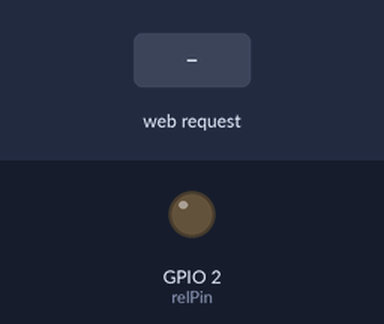
Bench run of a sketch on a simulated ESP8266 (NodeMCU). On the bench: output pins drawn as LEDs (lit = HIGH). Inputs (shaded band) come from the test bench. WiFi joins after 1.5 s; servers stay silent unless stated; what the sketch prints to the serial monitor is not drawn.

Above: at 2.7 s.
2.8 s: HTTP request GET /AC=ON received
At 4.0 s:
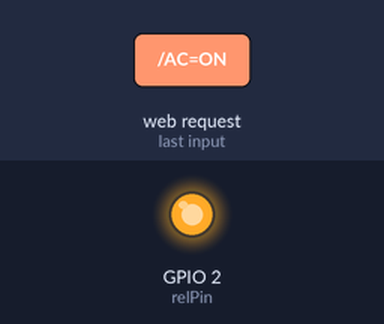
4.3 s: HTTP request GET /AC=OFF received
At 5.2 s:
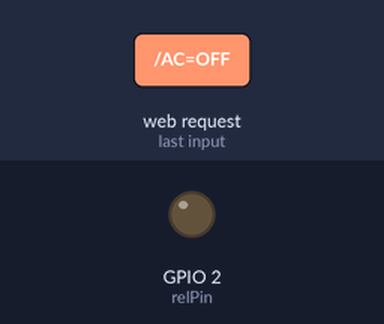
Timing chart, 0 to 7.3 s (numbered marks = the images above; inputs shaded):
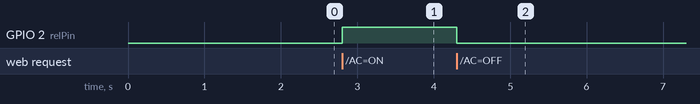

The sketch:

smartAC_Local_ESP8266_V1.ino
```cpp
//Code for ESP8266(NodeMCU V3) Board

#include <ESP8266WiFi.h>

#define relay_on HIGH
#define relay_off LOW

const char* ssid = "YourWiFiSSID";//type your ssid (nama WiFi)
const char* password = "YourWiFiPassword";//type your password (password WiFi)

IPAddress staticIP(192, 168, 8, 11); // IP Addres stasit untuk arduino (sesuaikan dengan gateway)
IPAddress gateway(192, 168, 8, 1); // Gateway atau IP Router
IPAddress subnet(255, 255, 255, 0);

int relPin = 2; //D4
WiFiServer server(80);

unsigned long currentTime = millis();
unsigned long previousTime = 0;
const long timeoutTime = 1000;

void setup() {
    Serial.begin(9600);
    delay(10);

    pinMode(relPin, OUTPUT);
    digitalWrite(relPin, relay_off);

    Serial.println();
    Serial.print("Connecting to ");
    Serial.println(ssid);
    WiFi.mode(WIFI_STA);
    WiFi.setSleepMode(WIFI_NONE_SLEEP);
    WiFi.config(staticIP, subnet, gateway);
    WiFi.begin(ssid, password);
    while (WiFi.status() != WL_CONNECTED) {
        delay(500);
        Serial.print(".");
    }
    Serial.println("");
    Serial.println("WiFi terhubung");

    server.begin();
    Serial.println("Server started...");
    Serial.print("Gunakan URL berikut untuk membuka panel : ");
    Serial.print("http://");
    Serial.print(WiFi.localIP());
    Serial.println("/");
}

void loop() {
    WiFiClient client = server.available();
    if (!client) {
        return;
    }
    Serial.println("new client");

    currentTime = millis();
    previousTime = currentTime;
    while (!client.available()) {
        currentTime = millis();
        delay(10);
        if (currentTime - previousTime >= timeoutTime) {
            Serial.println("Timeout");
            return;
        }
    }

    String request = client.readStringUntil('\r');
    Serial.println(request);
    client.flush();

    String sts = "mati";
    if (request.indexOf("/AC=ON") != -1) {
        digitalWrite(relPin, relay_on);
        sts = "nyala";
    }
    if (request.indexOf("/AC=OFF") != -1) {
        digitalWrite(relPin, relay_off);
        sts = "mati";
    }

    client.println("HTTP/1.1 200 OK");
    client.println("Content-Type: text/html");
    client.println(""); // Jangan lupakan yang satu ini
    client.println("<!DOCTYPE HTML>");
    client.println("<html>");
    client.println("<head>");
    client.println("<meta charset=\"utf-8\">");
    client.println("<meta name=\"viewport\" content=\"width=device-width, initial-scale=1\">");
    client.println("<link href=\"https://maxcdn.bootstrapcdn.com/bootstrap/4.5.2/css/bootstrap.min.css\" rel=\"stylesheet\">");
    client.println("<title>Control AC</title>");
    client.println("</head>");
    client.println("<body class=\"container mt-4\">");

    client.println("<h1 class=\"text-center\">Control AC</h1>");
    client.print("<p class=\"lead text-center\">Status AC: ");
    if (sts == "nyala") {
        client.print("<span class=\"text-success\">Nyala</span>");
    } else {
        client.print("<span class=\"text-danger\">Mati</span>");
    }
    client.println("</p>");

    client.println("<div class=\"text-center\">");
    if (sts == "nyala") {
        // Jika AC nyala, tombol akan berwarna hijau dan berfungsi untuk mematikan
        client.println("<a href=\"/AC=OFF\" class=\"btn btn-danger\">Matikan AC</a>");
    } else {
        // Jika AC mati, tombol akan berwarna merah dan berfungsi untuk menyalakan
        client.println("<a href=\"/AC=ON\" class=\"btn btn-success\">Nyalakan AC</a>");
    }
    client.println("</div>");

    client.println("</body>");
    client.println("</html>");

    delay(1);
    Serial.println("Client disconnected");
    Serial.println("");

}
```

Measured:
- after the input at 2.8 s, GPIO 2 (relPin): LOW → HIGH at once
- after the input at 4.3 s, GPIO 2 (relPin): HIGH → LOW at once
